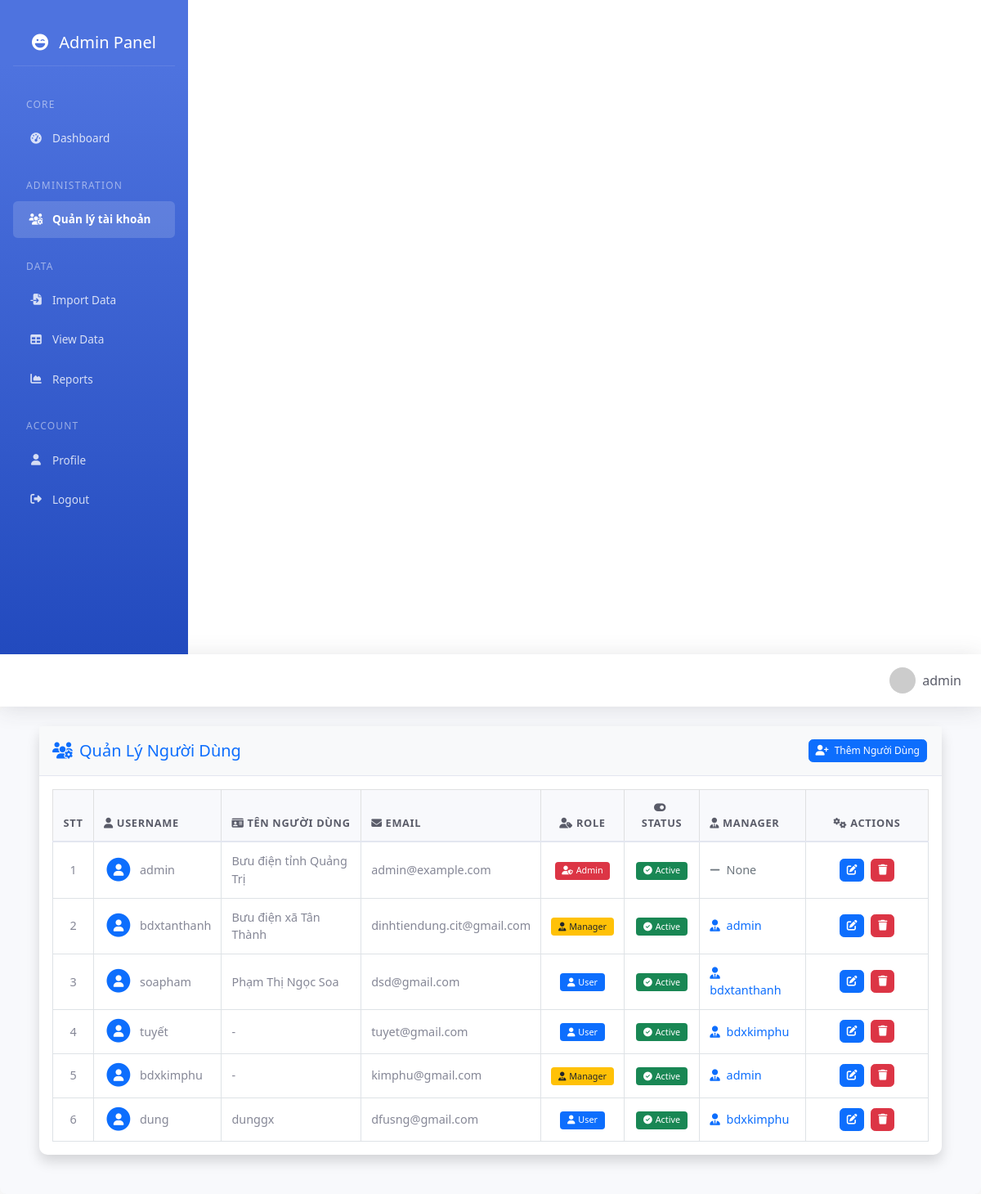
The app's page /admin/dashboard (signed in) with its own data.
### app.py (models this page shows, shortened)
class User(db.Model):
    id = db.Column(db.Integer, primary_key=True)
    username = db.Column(db.String(80), unique=True, nullable=False)
    full_name = db.Column(db.String(100))  # Thêm trường Tên người dùng
    email = db.Column(db.String(120), unique=True, nullable=False)
    password_hash = db.Column(db.String(120), nullable=False)
    role = db.Column(db.String(20), default='user')  # Đảm bảo column này tồn tại
    is_active = db.Column(db.Boolean, default=True)
    manager_id = db.Column(db.Integer, db.ForeignKey('user.id'), nullable=True)
    subordinates = db.relationship('User',
                                 backref=db.backref('manager', remote_side=[id]),
                                 lazy='dynamic',
                                 foreign_keys=[manager_id])
    @property
    def is_admin(self):
        return self.role == 'admin'

### app.py (the view)
@app.route('/admin/dashboard')
@admin_required
def admin_dashboard():
    users = User.query.all()
    current_user = User.query.filter_by(username=session['username']).first()
    return render_template('admin/dashboard.html',
                         users=users,
                         user=current_user)

### app.py (called while the page is built)
def admin_required(f):
    @wraps(f)
    def decorated_function(*args, **kwargs):
        if 'username' not in session:
            return redirect(url_for('login'))
        user = User.query.filter_by(username=session['username']).first()
        if not user or not user.is_admin:
            abort(403)  # Forbidden
        return f(*args, **kwargs)
    return decorated_function

@app.context_processor
def utility_processor():
    return {
        'datetime': datetime
    }

### templates/admin/dashboard.html (shortened to what this page needs)
{% extends "base.html" %}
{% block content %}
<div class="container-fluid px-4">
    <div class="card shadow mb-4">
        <div class="card-header py-3 d-flex justify-content-between align-items-center flex-wrap">
            <h5 class="m-0 font-weight-bold text-primary mb-2 mb-md-0">
                <i class="fas fa-users-cog me-2"></i>Quản Lý Người Dùng
            </h5>
            {% if user and user.is_admin %}
            <button class="btn btn-primary btn-sm" onclick="addNewUser();">
                <i class="fas fa-user-plus me-1"></i> Thêm Người Dùng
            </button>
            {% endif %}
        </div>
        <div class="card-body">
            <div class="table-responsive">
                <table class="table table-hover table-bordered">
                    <thead class="table-light">
                        <tr>
                            <th class="text-center" width="50px">STT</th>
                            <th>
                                <i class="fas fa-user me-1"></i>Username
                            </th>
                            <th>
                                <i class="fas fa-id-card me-1"></i>Tên người dùng
                            </th>
                            <th>
                                <i class="fas fa-envelope me-1"></i>Email
                            </th>
                            <th class="text-center">
                                <i class="fas fa-user-tag me-1"></i>Role
                            </th>
                            <th class="text-center">
                                <i class="fas fa-toggle-on me-1"></i>Status
                            </th>
                            <th>
                                <i class="fas fa-user-tie me-1"></i>Manager
                            </th>
                            <th class="text-center" width="150px">
                                <i class="fas fa-cogs me-1"></i>Actions
                            </th>
                        </tr>
                    </thead>
                    <tbody>
                        {% for user in users %}
                        <tr>
                            <td class="text-center">{{ loop.index }}</td>
                            <td>
                                <div class="d-flex align-items-center">
                                    <span class="fa-stack fa-1x me-2">
                                        <i class="fas fa-circle fa-stack-2x text-primary"></i>
                                        <i class="fas fa-user fa-stack-1x fa-inverse"></i>
                                    </span>
                                    {{ user.username }}
                                </div>
                            </td>
                            <td>{{ user.full_name if user.full_name else '-' }}</td>
                            <td>{{ user.email }}</td>
                            <td class="text-center">
                                {% if user.role == 'admin' %}
                                    <span class="badge bg-danger">
                                        <i class="fas fa-user-shield me-1"></i>Admin
                                    </span>
                                {% elif user.role == 'manager' %}
                                    <span class="badge bg-warning text-dark">
                                        <i class="fas fa-user-tie me-1"></i>Manager
                                    </span>
                                {% else %}
                                    <span class="badge bg-primary">
                                        <i class="fas fa-user me-1"></i>User
                                    </span>
                                {% endif %}
                            </td>
                            <td class="text-center">
                                {% if user.is_active %}
                                    <span class="badge bg-success">
                                        <i class="fas fa-check-circle me-1"></i>Active
                                    </span>
                                {% else %}
                                    <span class="badge bg-secondary">
                                        <i class="fas fa-times-circle me-1"></i>Inactive
                                    </span>
                                {% endif %}
                            </td>
                            <td>
                                {% if user.manager %}
                                    <span class="text-primary">
                                        <i class="fas fa-user-tie me-1"></i>
                                        {{ user.manager.username }}
                                    </span>
                                {% else %}
                                    <span class="text-muted">
                                        <i class="fas fa-minus me-1"></i>
                                        None
                                    </span>
                                {% endif %}
                            </td>
                            <td class="text-center">
                                <a href="{{ url_for('admin_edit_user', user_id=user.id) }}"
                                   class="btn btn-primary btn-sm"
                                   title="Chỉnh sửa">
                                    <i class="fas fa-edit"></i>
                                </a>
                                <button class="btn btn-danger btn-sm"
                                        title="Xóa"
                                        onclick="deleteUser('{{ user.id }}')">
                                    <i class="fas fa-trash"></i>
                                </button>
                            </td>
                        </tr>
                        {% endfor %}
                    </tbody>
                </table>
            </div>
        </div>
    </div>
</div>
{% endblock %}

### templates/base.html (style rules this page uses)
:root { --primary-color: #4e73df; --secondary-color: #858796; --success-color: #1cc88a; --info-color: #36b9cc; --warning-color: #f6c23e; --danger-color: #e74a3b; --light-color: #f8f9fc; --dark-color: #5a5c69; }
.table { margin-bottom: 0; }
.table thead th { background-color: var(--light-color); border-bottom: 2px solid #e3e6f0; font-weight: 700; font-size: 0.8rem; text-transform: uppercase; letter-spacing: 0.05em; color: var(--dark-color); padding: 0.75rem; }
.table td { vertical-align: middle; font-size: 0.9rem; padding: 0.75rem; color: var(--secondary-color); }
.btn { font-size: 0.85rem; padding: 0.375rem 0.75rem; border-radius: 0.35rem; font-weight: 500; }
.btn-sm { padding: 0.25rem 0.5rem; font-size: 0.75rem; }

### templates/admin/dashboard.html (style rules this page uses)
.card { border: none; border-radius: 10px; }
.card-header { background-color: #f8f9fa; border-bottom: 1px solid #e3e6f0; }
.table { margin-bottom: 0; }
.table th { font-weight: 600; text-transform: uppercase; font-size: 0.8rem; color: #4e73df; }
.table td { vertical-align: middle; font-size: 0.9rem; }
.badge { padding: 0.5em 0.8em; font-weight: 500; }
.btn-sm { padding: 0.25rem 0.5rem; font-size: 0.75rem; margin: 0 2px; }
.btn-sm i { font-size: 0.8rem; }

### records on screen
User: username "admin", full_name "Bưu điện tỉnh Quảng Trị", email "admin@example.com", role "admin" (drawn), is_active True (drawn), shows "None"
User: username "bdxtanthanh", full_name "Bưu điện xã Tân Thành", email "dinhtiendung.cit@gmail.com", role "manager" (drawn), is_active True (drawn), manager.username "admin"
User: username "soapham", full_name "Phạm Thị Ngọc Soa", email "dsd@gmail.com", role "user" (drawn), is_active True (drawn), manager.username "bdxtanthanh"
User: username "tuyết", full_name "-", email "tuyet@gmail.com", role "user" (drawn), is_active True (drawn), manager.username "bdxkimphu"
User: username "bdxkimphu", full_name "-", email "kimphu@gmail.com", role "manager" (drawn), is_active True (drawn), manager.username "admin"
User: username "dung", full_name "dunggx", email "dfusng@gmail.com", role "user" (drawn), is_active True (drawn), manager.username "bdxkimphu"

### other values on screen
{{ session['username'] }} "admin"
